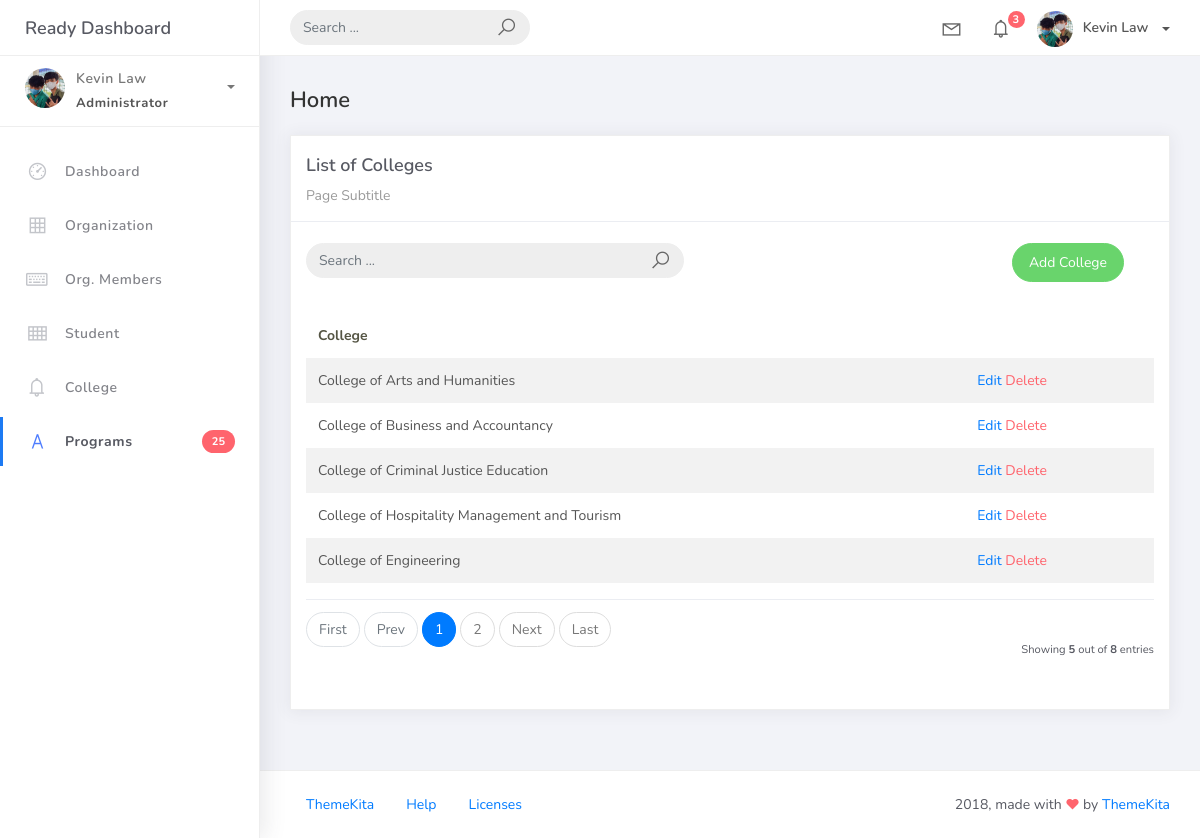
The app's page /college_list, older data.
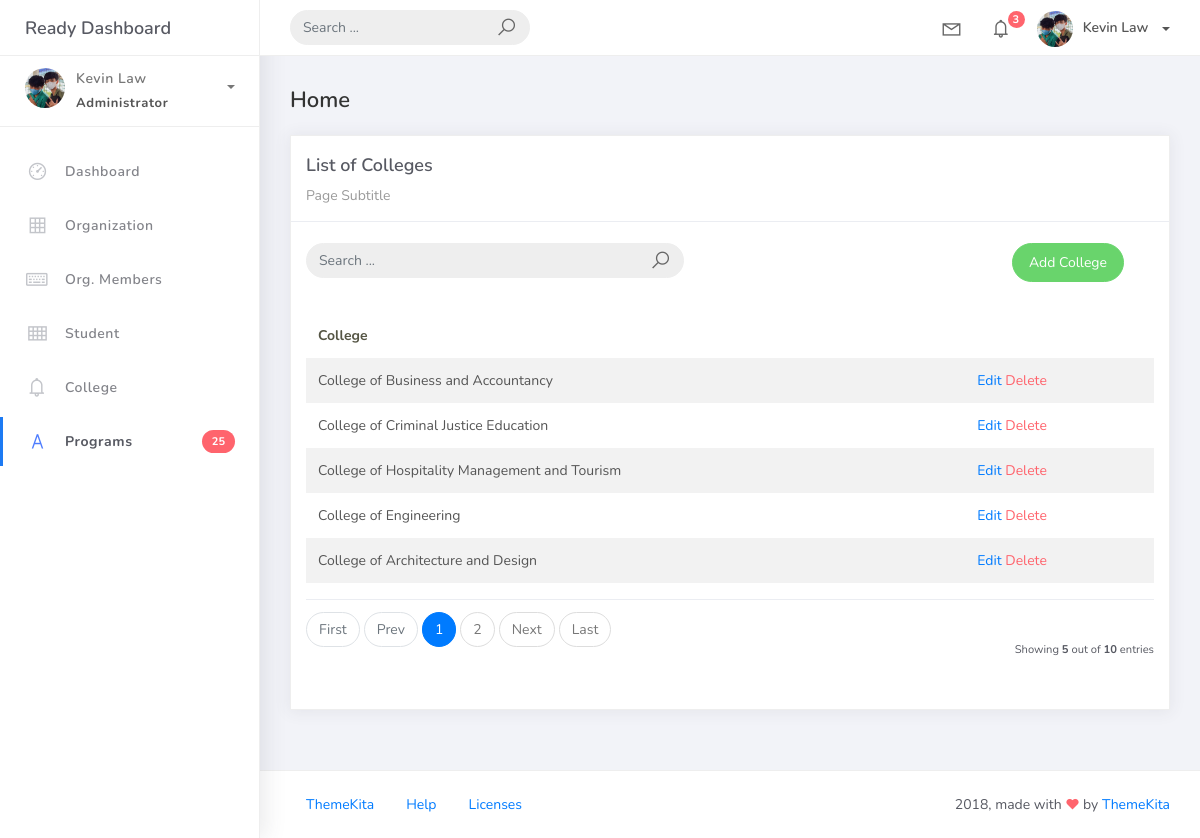
The same page, newer data.
### studentorg/models.py (models this page shows, shortened)
class BaseModel (models.Model):
    created_at = models.DateTimeField(auto_now_add=True, db_index=True)
    updated_at = models.DateTimeField(auto_now=True)
    class Meta:
        abstract = True

class College(BaseModel):
    college_name = models.CharField(max_length=150)

### studentorg/views.py (the view)
# urls.py: path('college_list', views.CollegeList.as_view(), name='college-list'),
class CollegeList(ListView):
    model = College
    context_object_name = 'college'
    template_name = "college_list.html"
    paginate_by = 5

### templates/college_list.html
{% extends 'base.html' %} {% load static %} {% block content %}
<div class="content">
    <div class="container-fluid">
        <h4 class="page-title">Home</h4>
        <div class="row">
            <div class="col-md-12">
                <div class="card">
                    <div class="card-header">
                        <div class="card-title">List of Colleges</div>
                        <div class="card-category">Page Subtitle</div>
                    </div>
                    <br />
                    <div class="col-md-12 row">
                        <div class="col-md-6">
                            <form class="navbar-left navbar-form nav-search mr-md-3" action="">
                                <div class="input-group">
                                    <input type="text" placeholder="Search ..." class="form-control" />
                                    <div class="input-group-append">
                                        <span class="input-group-text">
                                            <i class="la la-search search-icon"></i>
                                        </span>
                                    </div>
                                </div>
                            </form>
                        </div>
                        <div class="col-md-6">
                            <div class="pull-right">
                                <a href="{% url 'college-add' %}" class="btn btn-success btn-rounded">Add College</a>
                            </div>
                        </div>
                    </div>
                    <div class="card-body">
                        <table class="table table-striped mt-3">
                            <thead>
                                <tr>
                                    <th scope="col">College</th>
                                </tr>
                            </thead>
                            <tbody>
                                {% for object in object_list %}
                                <tr>
                                    <td>{{ object.college_name }}</td>
                                    <td>
                                        <a href="college_list/{{ object.id }}">Edit</a>
                                        <a href="college_list/{{ object.id }}/delete" class="text-danger">Delete</a>
                                    </td>
                                </tr>
                                {% empty %}
                                <tr>
                                    <td colspan="4" style="text-align: center;">
                                        <p class="text-sm font-weight-bold mb-0">No Records Found</p>
                                    </td>
                                </tr>
                                {% endfor %}
                            </tbody>
                        </table>
                        {% include 'includes/pagination.html' %}
                    </div>
                </div>
            </div>
        </div>
    </div>
</div>
{% endblock %}

Row changes from the older to the newer data that the page shows:
removed College: college_name "College of Arts and Humanities"
now on this page (row unchanged): College: college_name "College of Architecture and Design"
Text that changed along with them:
{{ paginator.count }}: "8" → "10"
